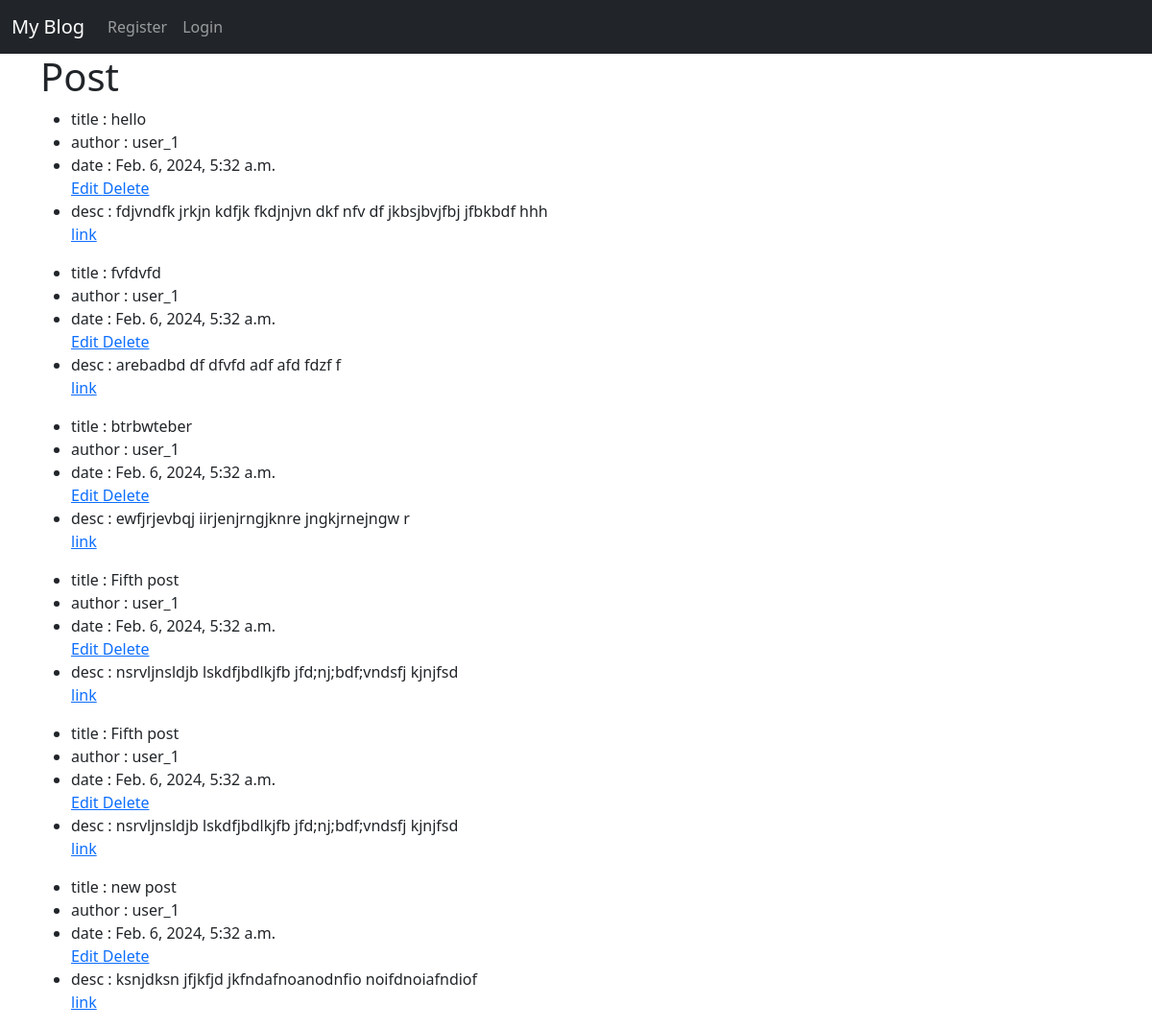
The page / on the database its author committed.
### BlogApp/models.py (models this page shows, shortened)
class post(models.Model):
    title = models.CharField(max_length=255)
    title_tag = models.CharField(max_length=255)
    author = models.ForeignKey(User,on_delete = models.CASCADE) #cascade = when delete use all user posts delete
    body = models.TextField()
    post_datetime = models.DateTimeField(auto_now_add = True)

### BlogApp/views.py (the view)
# urls.py: path('',HomeView.as_view(), name="home"),
class HomeView(ListView):
    model= post
    template_name = "home.html"
    ordering = ['-post_datetime']

### BlogApp/templates/home.html (shortened to what this page needs)
{% extends 'base.html' %}
{% block content %}
   <h1>Post</h1>
    {% for x in object_list %}
    <ul>
        <li> title : {{x.title}}</li>
        <li> author : {{x.author}}
        <li>date : {{ x.post_datetime }}</li>
        </li> <a href="{% url 'update post' x.pk %}"> Edit </a> <a href="{% url 'delete post' x.pk %}"> Delete</a>
        <li> desc : {{x.body}}</li>
        <a href="{% url 'article details' x.pk %}">link</a>
    </ul>
    {% endfor %}
    {% endblock %}

### BlogApp/templates/base.html (shortened to what this page needs)
<!doctype html>
<html lang="en">
  <head>
    <link href="https://cdn.jsdelivr.net/npm/bootstrap@5.3.2/dist/css/bootstrap.min.css" rel="stylesheet">
  </head>
  <body>
    <nav class="navbar navbar-expand-lg navbar-dark bg-dark">
        <div class="container-fluid">
          <a class="navbar-brand" href="{% url 'home' %}">My Blog</a>
          <div class="collapse navbar-collapse" id="navbarSupportedContent">
            <ul class="navbar-nav me-auto mb-2 mb-lg-0">
              {% if user.is_authenticated %}
                <li class="nav-item">
                  <a class="nav-link" href="{% url 'create_post' %}">Create Blog Post</a>
                </li>
                <form method="post" action="{% url 'logout' %}">
                  {% csrf_token %}
                  <li class="nav-item">
                      <button type="submit" class="nav-link">Logout</button>
                  </li>
                </form>
              {% else %}
                <li class="nav-item">
                  <a class="nav-link" href="{% url 'register' %}">Register</a>
                </li>
                <li class="nav-item">
                  <a class="nav-link" href="{% url 'login' %}">Login</a>
                </li>
              {% endif %}
            </ul>
          </div>
        </div>
      </nav>
    <div class="container">
      {% block content %}
      {% endblock %}
    </div>
  </body>
</html>

### rows shown on the page
post: title "hello", author "user_1", post_datetime "Feb. 6, 2024, 5:32 a.m.", body "fdjvndfk jrkjn kdfjk fkdjnjvn dkf nfv df jkbsjbvjfbj jfbkbdf hhh"
post: title "fvfdvfd", author "user_1", post_datetime "Feb. 6, 2024, 5:32 a.m.", body "arebadbd df dfvfd adf afd fdzf f"
post: title "btrbwteber", author "user_1", post_datetime "Feb. 6, 2024, 5:32 a.m.", body "ewfjrjevbqj iirjenjrngjknre jngkjrnejngw r"
post: title "Fifth post", author "user_1", post_datetime "Feb. 6, 2024, 5:32 a.m.", body "nsrvljnsldjb lskdfjbdlkjfb jfd;nj;bdf;vndsfj kjnjfsd"
post: title "Fifth post", author "user_1", post_datetime "Feb. 6, 2024, 5:32 a.m.", body "nsrvljnsldjb lskdfjbdlkjfb jfd;nj;bdf;vndsfj kjnjfsd"
post: title "new post", author "user_1", post_datetime "Feb. 6, 2024, 5:32 a.m.", body "ksnjdksn jfjkfjd jkfndafnoanodnfio noifdnoiafndiof"
